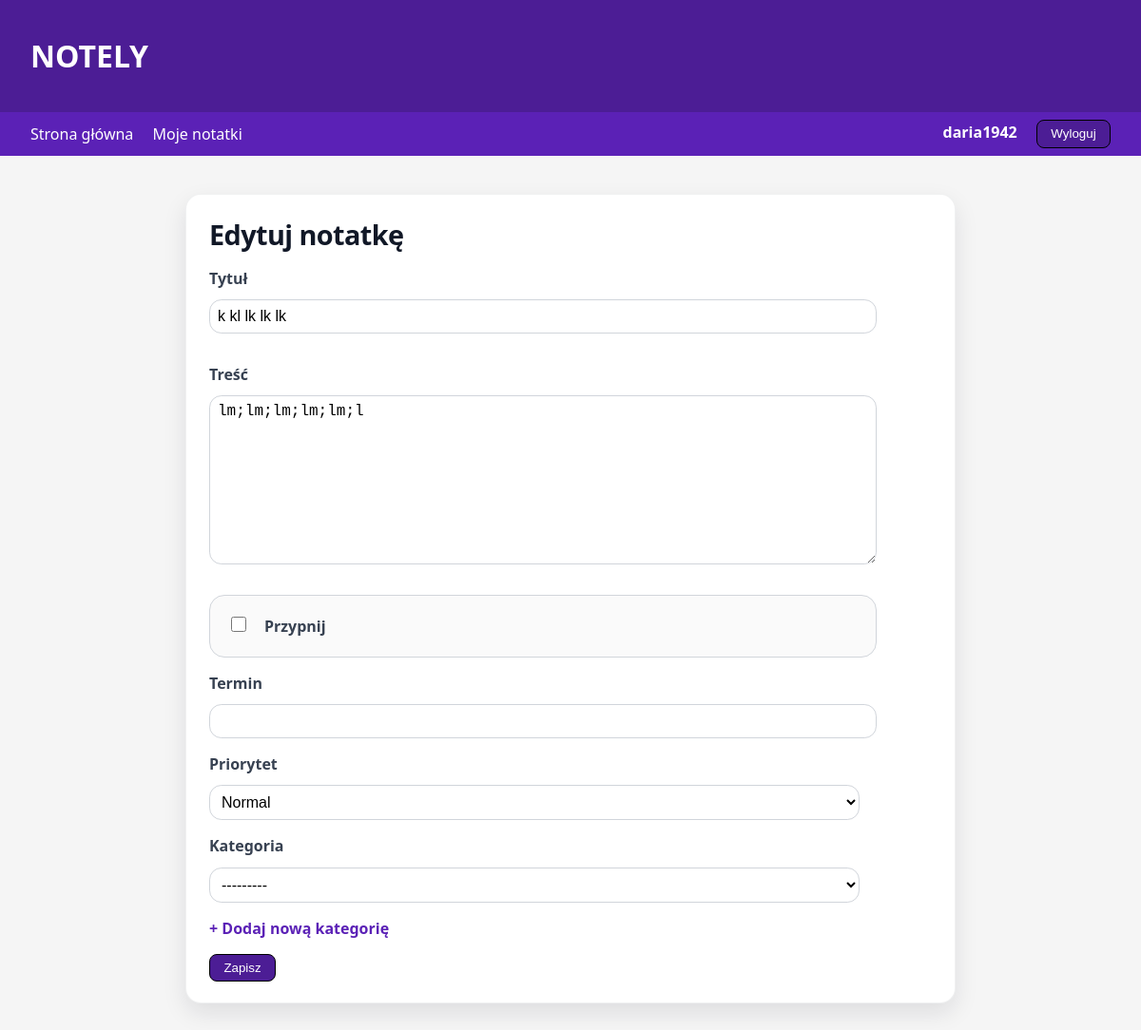
Screenshot of /notes/17/edit/ (signed in) with the database file from the repository.
### blog/models.py (models this page shows, shortened)
class Note(models.Model):
    PRIORITY_CHOICES = [
        (1, 'Low'),
        (2, 'Normal'),
        (3, 'High'),
    ]
    title = models.CharField(max_length=200)
    content = models.TextField()
    priority = models.IntegerField(choices=PRIORITY_CHOICES, default=2)
    is_pinned = models.BooleanField(default=False)
    due_date = models.DateField(null=True, blank=True)
    created_at = models.DateTimeField(auto_now_add=True) # automatycznie ustawiana
    updated_at = models.DateTimeField(auto_now=True) # automatycznie ustawiana
    owner = models.ForeignKey(User, on_delete=models.CASCADE, related_name='notes')
    category = models.ForeignKey(Category, on_delete=models.SET_NULL, null=True, blank=True, related_name='notes')

### blog/views.py (the view)
# urls.py: path('notes/<int:pk>/edit/', views.note_update, name='note_update'),
@login_required
def note_update(request, pk):
    note = get_object_or_404(Note, pk=pk, owner=request.user) # pobieramy notatkę tylko jeśli należy do usera (inaczej 404)
    if request.method == 'POST':
        form = NoteForm(request.POST, instance=note, user=request.user) # instance=note -> edytujemy istniejącą notatkę
        if form.is_valid():
            form.save()
            return redirect('blog:note_list')
    else:
        form = NoteForm(instance=note, user=request.user) # GET: wypełniony formularz danymi notatki
    return render(request, 'blog/note_form.html', {'form': form, 'note': note})

### blog/forms.py (shortened to what this page needs)
class NoteForm(forms.ModelForm):
    class Meta:
        model = Note
        fields = ['title', 'content', 'priority', 'is_pinned', 'due_date', 'category'] # pola, które użytkownik może edytować w notatce
    def __init__(self, *args, **kwargs):
        user = kwargs.pop('user', None)
        super().__init__(*args, **kwargs) #inicjalizacja formularza
        if user is not None:
            self.fields['category'].queryset = self.fields['category'].queryset.filter(owner=user)

### blog/models.py (called while the page is built)
    def __str__(self): # co ma się wyświetlać
        return self.name

### templates/blog/note_form.html (shortened to what this page needs)
{% extends "base.html" %}
{% block content %}
<div class="note-form-card">
    <h1 class="note-form-title">
        {% if note %}Edytuj notatkę{% else %}Nowa notatka{% endif %}
    </h1>
    <form method="post" id="note-form" novalidate>
        <div class="form-row">
            <label for="{{ form.title.id_for_label }}" class = "txt">Tytuł</label>
            {{ form.title }}
        </div>
        <div class="form-row">
            <label for="{{ form.content.id_for_label }}" class = "txt">Treść</label>
            {{ form.content }}
        </div>
        <div class="form-row form-row-inline">
            <div class="checkbox-inline">
                <label for="{{ form.is_pinned.id_for_label }}" class = "txt">
                    {{ form.is_pinned }}
                    Przypnij
                </label>
            </div>
            <div>
                <label for="{{ form.due_date.id_for_label }}" class = "txt">Termin</label>
                {{ form.due_date }}
            </div>
            <div>
                <label for="{{ form.priority.id_for_label }}" class = "txt">Priorytet</label>
                {{ form.priority }}
            </div>
            <div>
                <label for="{{ form.category.id_for_label }}" class = "txt">Kategoria</label>
                {{ form.category }}
            </div>
            <div class="add-category">
            <a href="{% url 'blog:category_create' %}" class="link-add-category">
                + Dodaj nową kategorię
            </a>
            </div>
        </div>
        <div class  = "submit-btn" ><button type="submit" class="btn btn-primary">Zapisz</button>
        </div>
    </form>
</div>
{% endblock %}

### templates/base.html (shortened to what this page needs)
{% load static %}
<!DOCTYPE html>
<html lang="pl">
<head>
    <link rel="stylesheet" href="{% static 'css/styles.css' %}">
</head>
<body>
<header class="site-header">
    <h1 class="app-title"><a href="{% url 'blog:home' %}">NOTELY</a></h1>
</header>
<nav class="main-nav">
    <div class="nav-left">
        <a href="{% url 'blog:home' %}">Strona główna</a>
        <a href="{% url 'blog:note_list' %}">Moje notatki</a>
    </div>
    <div class="nav-right">
        {% if user.is_authenticated %}
            <span class="nav-username">{{ user.username }}</span>
            <form action="{% url 'logout' %}" method="post" style="display:inline;">
                <button type="submit" class="btn">Wyloguj</button>
            </form>
        {% else %}
            <a href="{% url 'login' %}">Logowanie</a>
            <a href="{% url 'blog:register' %}">Rejestracja</a>
        {% endif %}
    </div>
</nav>
<main>
    {% block content %}{% endblock %}
</main>
</body>
</html>

### static/css/styles.css (style rules this page uses)
body { font-family: system-ui, -apple-system, BlinkMacSystemFont, "Segoe UI", sans-serif; margin: 0; padding: 0; background: #f5f5f5; }
a { text-decoration: none; }
header { background: #ADD8E6; color: black; padding: 1rem 2rem; display: flex; justify-content: space-between; align-items: center; }
.site-header { background: #4c1d95; color: white; padding: 1rem 2rem; }
.app-title a { color: white; text-decoration: none; }
.main-nav { background: #5b21b6; color: white; padding: 0.5rem 2rem; display: flex; justify-content: space-between; align-items: center; }
.main-nav a { color: white; margin-right: 1rem; text-decoration: none; }
.nav-username { margin-right: 1rem; font-weight: 600; }
main { padding: 1rem 2rem; }
.form-row { margin-bottom: 1rem; display: flex; flex-direction: column; }
form .form-row label { display: block; margin-bottom: 0.2rem; font-weight: 650; color: #374151; }
form .form-row input[type="text"], form .form-row input[type="date"], form .form-row input[type="datetime-local"], form .form-row input[type="number"], input[type="password"], input[type="email"], form .form-row select, form .form-row textarea { width: 90%; padding: 0.5rem 0.5rem; border-radius: 0.8rem; border: 0.1rem solid #d1d5db; outline: none; margin-top: 0.5rem; }
.btn { display: inline-block; padding: 0.4rem 0.9rem; background: #4c1d95; color: white; border: 1px solid black; border-radius: 0.5rem; text-decoration: none; cursor: pointer; }
.note-form-card { max-width: 760px; margin: 24px auto; background: #fff; border-radius: 16px; padding: 22px 24px; box-shadow: 0 10px 25px rgba(15, 23, 42, 0.10); border: 1px solid rgba(15, 23, 42, 0.06); }
.note-form-title { margin: 0 0 1rem; font-size: 1.8rem; font-weight: 750; letter-spacing: -0.02em; color: #111827; }
.txt { font-weight: 650; margin-bottom: 2rem; color: #374151; }
.note-form-card input[type="text"], .note-form-card input[type="date"], .note-form-card input[type="datetime-local"], .note-form-card input[type="number"], .note-form-card select, .note-form-card textarea { width: 96%; margin-bottom: 1rem; margin-top: 1rem; padding: 1rem 1rem; border-radius: 1rem; border: 0.2rem solid #d1d5db; background: #fff; font-size: 1rem; outline: none; }
.note-form-card textarea { min-height: 10rem; resize: vertical; line-height: 1; }
.checkbox-inline { display: flex; align-items: center; gap: 1rem; padding: 0.5rem 0.5rem; border-radius: 1rem; width: 90%; border: 0.1rem solid #d1d5db; background: #fafafa; margin-bottom: 1rem; }
.checkbox-inline input[type="checkbox"] { width: 1rem; height: 1rem; margin: 0.9rem; }
.link-add-category { color: #5b21b6; font-weight: 650; }

### rows the page displays
Note: title "k kl lk lk lk", content "lm;lm;lm;lm;lm;l", priority "Normal", category "---------"

### other values shown
{{ user.username }} "daria1942"
